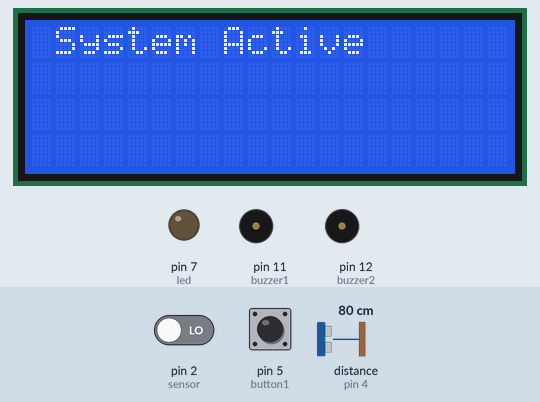
Simulated run of this sketch. Board: Arduino Uno, built with avr-gcc and run on an emulated ATmega328P. On the bench: 20×4 character LCD, output pins drawn as LEDs (lit = HIGH), buzzer (waves = sounding, pin HIGH). Wiring (inferred from the names in the program): ultrasonic range finder: trigger pin 3; echo pin 4. Inputs (shaded band) come from the test bench; at power-on: pin 2 (sensor) LOW, distance to the obstacle (sensor on pin 4) 80 cm, pin 5 (button1) HIGH. The echo pulse lasts 58.3 µs per cm; pins used as bus, display or sensor lines are not drawn; what the sketch prints to the serial monitor is not drawn.

Above: at 1.2 s.
1.3 s: pin 2 (sensor) driven HIGH
At 2.5 s:
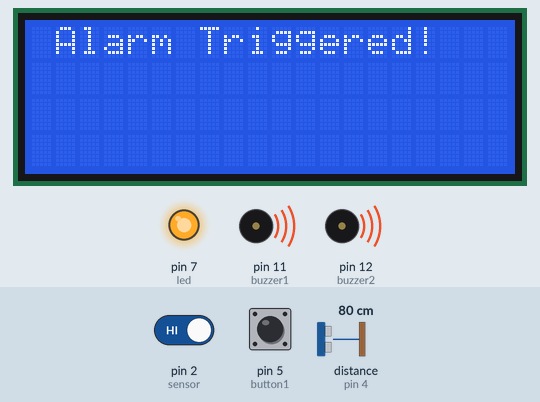
4.3 s: distance to the obstacle (sensor on pin 4) set to 35 cm
At 7.1 s:
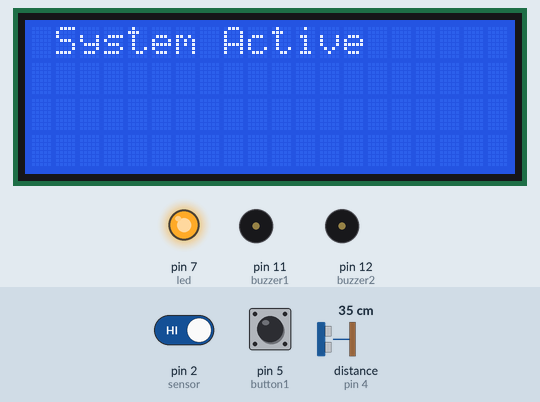
7.3 s: pin 5 (button1) pulled LOW for 0.25 s
At 8.6 s:
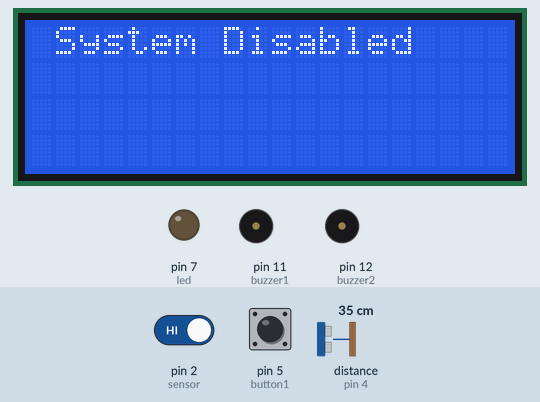
9.0 s: pin 2 (sensor) driven LOW and pin 5 (button1) driven LOW
12.0 s: pin 5 (button1) driven HIGH
13.5 s: pin 5 (button1) driven LOW
Timing chart, 0 to 16.5 s (numbered marks = the images above; inputs shaded):
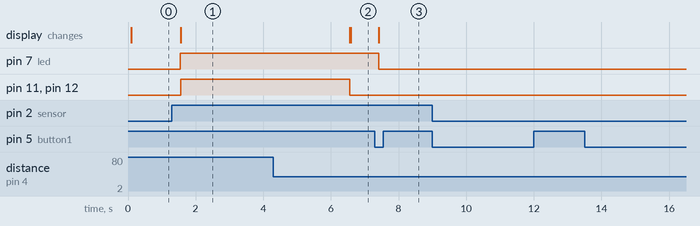

Measured:
- after the input at 1.3 s, pin 7 (led): LOW → HIGH after 0.24 s; pin 11 (buzzer1), pin 12 (buzzer2): LOW → HIGH after 0.26 s; the display: changes after 0.26 s (image 1)
- after the input at 7.3 s, pin 7 (led): HIGH → LOW after 0.11 s; the display: changes after 0.11 s (image 3)
- after the input at 9.0 s, every drawn part: stays the same
- after the input at 12.0 s, every drawn part: stays the same
- after the input at 13.5 s, every drawn part: stays the same

The sketch:

motion_rad_edited1.ino
```cpp
#include <Wire.h>
#include <LiquidCrystal_I2C.h>

LiquidCrystal_I2C lcd(0x27, 20, 4);  // set the LCD address to 0x27 for a 16 chars and 2 line display

// Ultrasound initialize
const int trigPin = 3;
const int echoPin = 4;
float duration, distance;

// PIR initialize
int sensor = 2;              // the pin that the sensor is attached to
int state = LOW;             // by default, no motion detected
int val = 0;                 // variable to store the sensor status (value)

// Buzzers initialize
int buzzer1 = 11;
int buzzer2 = 12;

// Push buttons and LED
const int button1 = 5;    // Pin for the first push button
const int button2 = 6;    // Pin for the second push button
const int led = 7;        // Pin for LED indicator

bool systemEnabled = true;  // Variable to keep track of whether the detection system is enabled

void detect() {
  lcd.setCursor(1, 0);
  lcd.print("Alarm Triggered!");
  digitalWrite(buzzer1, HIGH);
  digitalWrite(buzzer2, HIGH);
  delay(5000);
  digitalWrite(buzzer1, LOW);
  digitalWrite(buzzer2, LOW);
}

void setup() {
  pinMode(sensor, INPUT);    // initialize sensor as an input
  pinMode(trigPin, OUTPUT);
  pinMode(echoPin, INPUT);

  pinMode(buzzer2, OUTPUT);
  pinMode(buzzer1, OUTPUT);

  pinMode(button1, INPUT_PULLUP); // Set button1 as input with internal pull-up resistor
  pinMode(button2, INPUT_PULLUP); // Set button2 as input with internal pull-up resistor
  pinMode(led, OUTPUT);           // Set LED pin as output

  Serial.begin(9600);        // initialize serial
  lcd.init();                // initialize the lcd
  lcd.backlight();
  lcd.setCursor(3, 0);
  lcd.print("System Active");
}

void loop() {
  // Check if any of the buttons are pressed to disable the system
  if (digitalRead(button1) == LOW ) {
    systemEnabled = false;
    lcd.clear();
    lcd.setCursor(1, 0);
    lcd.print("System Disabled");
    digitalWrite(led, LOW);
    digitalWrite(buzzer1, LOW); // Turn off the buzzers if the system is disabled
    digitalWrite(buzzer2, LOW);
  }
//   else {
//    systemEnabled = true;
//    lcd.clear();
//    lcd.setCursor(3, 0);
//    lcd.print("System Active");
//  }

  // If the system is enabled, proceed with motion detection
  if (systemEnabled) {
    digitalWrite(trigPin, LOW);
    delayMicroseconds(5);
    digitalWrite(trigPin, HIGH);
    delayMicroseconds(10);
    digitalWrite(trigPin, LOW);

    duration = pulseIn(echoPin, HIGH);
    distance = (duration * 0.0343) / 2;

    Serial.print("Distance: ");
    Serial.println(distance);
    lcd.clear();
    lcd.setCursor(1, 0);
    lcd.print("System Active");

    val = digitalRead(sensor);   // read sensor value
    if (val == HIGH) {           // check if the sensor is HIGH
      delay(100);                // delay 100 milliseconds

      if (state == LOW) {
        Serial.println("Motion detected!");
        lcd.setCursor(1, 0);
        lcd.print("Motion detected!");
        state = HIGH;       // update variable state to HIGH

        if (distance <= 100){
          digitalWrite(led, HIGH);  // Turn on LED indicator
          detect();  // Call the detect function
          lcd.clear();
          lcd.setCursor(3, 0);
        } else {
          // Blink the LED 3 times if only motion is detected
          for (int i = 0; i < 3; i++) {
            digitalWrite(led, HIGH);
            delay(500);  // LED on for 500ms
            digitalWrite(led, LOW);
            delay(500);  // LED off for 500ms
          }
        }
      }
    }
    else {
      delay(200);             // delay 200 milliseconds

      if (state == HIGH) {
        Serial.println("Motion stopped!");
        state = LOW;       // update variable state to LOW
        lcd.clear();
        lcd.setCursor(1, 0);
        lcd.print("Motion Stopped!");
        digitalWrite(led, LOW);  // Turn off LED indicator
      }
    }
  }
}
```
